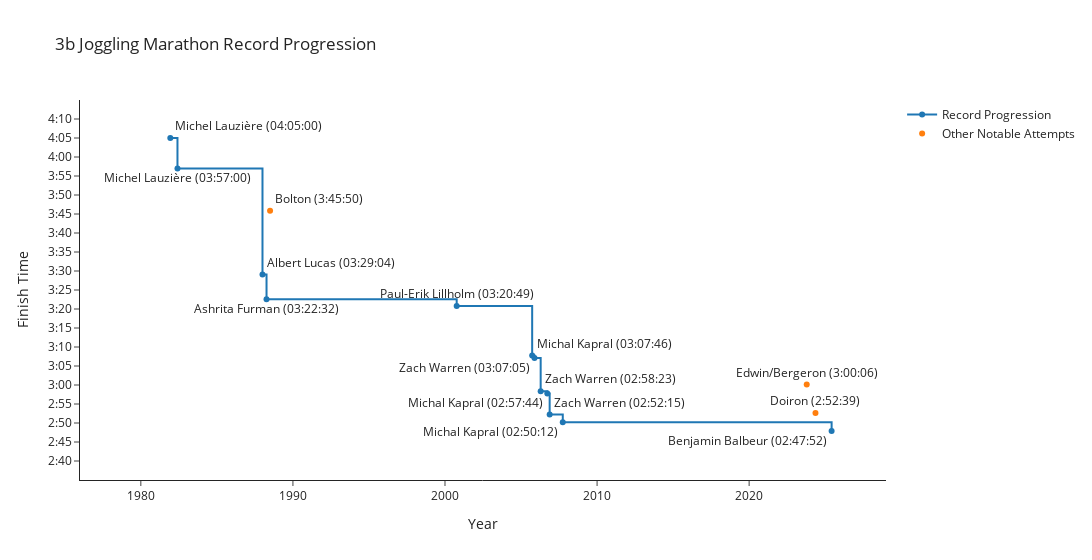

Notebook code for this chart:
### Code cell
# Create the plot
# Convert 'Finish Time' to total seconds for plotting
df['Finish Time (seconds)'] = df['Finish Time'].apply(lambda x: x.hour * 3600 + x.minute * 60 + x.second)

fig = go.Figure()

fig.add_trace(go.Scatter(
    x=df['Date'],
    y=df['Finish Time (seconds)'],
    mode='lines+markers+text',
    name='Record Progression',
    line_shape='hv',
    text=df['Joggler'] + ' (' + df['Finish Time'].astype(str) + ')',
    textposition=['top right','bottom center','top right', 'bottom center','top center', 'top right', 'bottom left', 'top right', 'bottom left', 'top right','bottom left', 'bottom left']
))

# Add Doiron attempts, Bergeron and Edwin 3:00:06
# 2:52:39 converted to seconds: (2 * 3600) + (52 * 60) + 39 = 10359
# 3:00:06 converted to seconds: (3 * 3600) + (0 * 60) + 6 = 10806
#3:45:50 converted to seconds: (3 * 3600) + (45 * 60) + 50 = 13550
fig.add_trace(go.Scatter(
    x=[date(2023, 10, 15), date(2024,5,12), date(1988,7,1)],
    y=[10806, 10359,13550],  
    mode='markers+text',
    text=['Edwin/Bergeron (3:00:06)', 'Doiron (2:52:39)', 'Bolton (3:45:50)'],
    textposition=['top center','top center','top right',],
    name='Other Notable Attempts',
))

# Update layout
fig.update_layout(
    title='3b Joggling Marathon Record Progression',
    width=1500,
    xaxis_title='Year',
    yaxis_title='Finish Time',
    xaxis=dict(type='date',
               range=['1976-01-01', '2028-12-31'],),
    yaxis=dict(
        tickmode='array',
        tickvals=[9600, 9900, 10200, 10500, 10800, 11100, 11400, 11700, 12000, 12300, 12600, 12900, 13200, 13500, 13800, 14100, 14400, 14700, 15000],
        ticktext=['2:40', '2:45', '2:50', '2:55', '3:00', '3:05', '3:10', '3:15', '3:20','3:25', '3:30', '3:35', '3:40', '3:45', '3:50', '3:55', '4:00', '4:05', '4:10'],
        range=[9300, 15300],
    ),
    template= 'simple_white', #'plotly_white',
    showlegend=True,
)

fig.show()

### Figure 1 — Plotly figure (JSON) as saved in the notebook; plotly's stock layout.template omitted (floating-point values rounded to 4 significant figures)
{"data": [{"line": {"shape": "hv"}, "mode": "lines+markers+text", "name": "Record Progression", "text": ["Michel Lauzière (04:05:00)", "Michel Lauzière (03:57:00)", "Albert Lucas (03:29:04)", "Ashrita Furman (03:22:32)", "Paul-Erik Lillholm (03:20:49)", "Michal Kapral (03:07:46)", "Zach Warren (03:07:05)", "Zach Warren (02:58:23)", "Michal Kapral (02:57:44)", "Zach Warren (02:52:15)", "Michal Kapral (02:50:12)", "Benjamin Balbeur (02:47:52)"], "textposition": ["top right", "bottom center", "top right", "bottom center", "top center", "top right", "bottom left", "top right", "bottom left", "top right", "bottom left", "bottom left"], "type": "scatter", "x": ["1981-12-09T00:00:00.000000000", "1982-05-30T00:00:00.000000000", "1988-01-01T00:00:00.000000000", "1988-04-07T00:00:00.000000000", "2000-10-08T00:00:00.000000000", "2005-09-25T00:00:00.000000000", "2005-11-20T00:00:00.000000000", "2006-04-17T00:00:00.000000000", "2006-09-24T00:00:00.000000000", "2006-11-19T00:00:00.000000000", "2007-09-30T00:00:00.000000000", "2025-06-04T00:00:00.000000000"], "y": [14700, 14220, 12544, 12152, 12049, 11266, 11225, 10703, 10664, 10335, 10212, 10072]}, {"mode": "markers+text", "name": "Other Notable Attempts", "text": ["Edwin/Bergeron (3:00:06)", "Doiron (2:52:39)", "Bolton (3:45:50)"], "textposition": ["top center", "top center", "top right"], "type": "scatter", "x": ["2023-10-15", "2024-05-12", "1988-07-01"], "y": [10806, 10359, 13550]}], "layout": {"showlegend": true, "title": {"text": "3b Joggling Marathon Record Progression"}, "width": 1500, "xaxis": {"range": ["1976-01-01", "2028-12-31"], "title": {"text": "Year"}, "type": "date"}, "yaxis": {"range": [9300, 15300], "tickmode": "array", "ticktext": ["2:40", "2:45", "2:50", "2:55", "3:00", "3:05", "3:10", "3:15", "3:20", "3:25", "3:30", "3:35", "3:40", "3:45", "3:50", "3:55", "4:00", "4:05", "4:10"], "tickvals": [9600, 9900, 10200, 10500, 10800, 11100, 11400, 11700, 12000, 12300, 12600, 12900, 13200, 13500, 13800, 14100, 14400, 14700, 15000], "title": {"text": "Finish Time"}}}}
